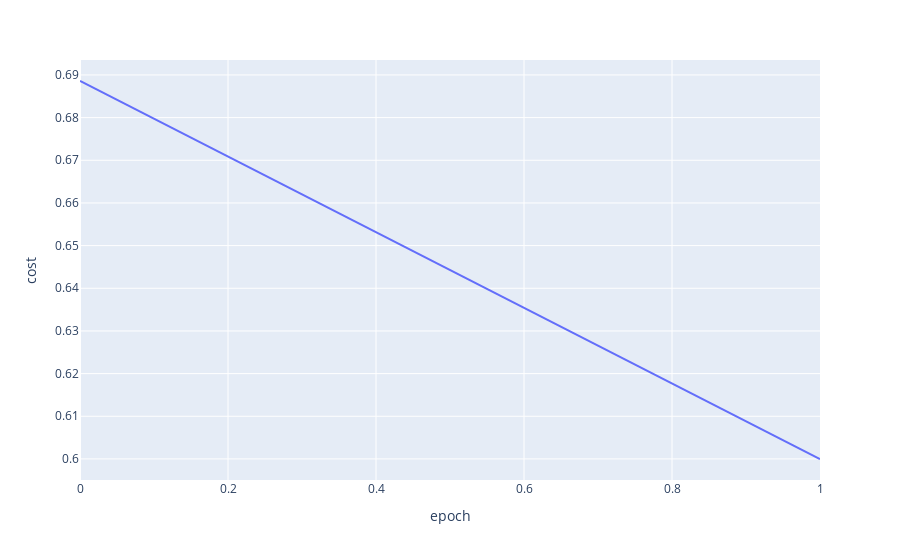

The notebook cell this image was saved under:
### Markdown cell above
## Cost curve

### Code cell
cnn_costs_array = np.array(cnn_costs)
x = [int(x) for x in range(len(cnn_costs_array))]
data_cost_training = {'epoch': x, 'cost': cnn_costs_array}
df_costs = pd.DataFrame(data_cost_training)
fig = px.line(df_costs, x="epoch", y="cost", line_shape="spline")
fig.show()

### Figure 1 — Plotly figure (JSON) as saved in the notebook; plotly's stock layout.template omitted (floating-point values rounded to 4 significant figures)
{"data": [{"hovertemplate": "epoch=%{x}<br>cost=%{y}<extra></extra>", "legendgroup": "", "line": {"color": "#636efa", "dash": "solid", "shape": "spline"}, "marker": {"symbol": "circle"}, "mode": "lines", "name": "", "orientation": "v", "showlegend": false, "type": "scatter", "x": [0, 1], "xaxis": "x", "y": [0.6886, 0.6], "yaxis": "y"}], "layout": {"legend": {"tracegroupgap": 0}, "margin": {"t": 60}, "xaxis": {"anchor": "y", "domain": [0, 1], "title": {"text": "epoch"}}, "yaxis": {"anchor": "x", "domain": [0, 1], "title": {"text": "cost"}}}}
